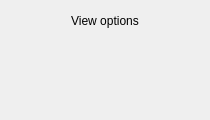
<?xml version="1.0" encoding="UTF-8"?>
<ui version="4.0">
 <class>FVOptionsPopup</class>
 <widget class="QWidget" name="FVOptionsPopup">
  <property name="geometry">
   <rect>
    <x>0</x>
    <y>0</y>
    <width>210</width>
    <height>120</height>
   </rect>
  </property>
  <property name="sizePolicy">
   <sizepolicy hsizetype="Preferred" vsizetype="Minimum">
    <horstretch>0</horstretch>
    <verstretch>0</verstretch>
   </sizepolicy>
  </property>
  <property name="minimumSize">
   <size>
    <width>210</width>
    <height>120</height>
   </size>
  </property>
  <property name="maximumSize">
   <size>
    <width>320</width>
    <height>600</height>
   </size>
  </property>
  <property name="windowTitle">
   <string>Form</string>
  </property>
  <layout class="QVBoxLayout" name="verticalLayout">
   <property name="spacing">
    <number>0</number>
   </property>
   <property name="leftMargin">
    <number>6</number>
   </property>
   <property name="topMargin">
    <number>9</number>
   </property>
   <property name="rightMargin">
    <number>6</number>
   </property>
   <property name="bottomMargin">
    <number>6</number>
   </property>
   <item>
    <widget class="QLabel" name="headerLabel">
     <property name="text">
      <string>View options</string>
     </property>
     <property name="alignment">
      <set>Qt::AlignCenter</set>
     </property>
    </widget>
   </item>
   <item>
    <spacer name="verticalSpacer">
     <property name="orientation">
      <enum>Qt::Vertical</enum>
     </property>
     <property name="sizeType">
      <enum>QSizePolicy::Fixed</enum>
     </property>
     <property name="sizeHint" stdset="0">
      <size>
       <width>20</width>
       <height>8</height>
      </size>
     </property>
    </spacer>
   </item>
   <item>
    <widget class="ContextMenuItem" name="viewSimpleButton" native="true">
     <property name="sizePolicy">
      <sizepolicy hsizetype="Preferred" vsizetype="Preferred">
       <horstretch>0</horstretch>
       <verstretch>0</verstretch>
      </sizepolicy>
     </property>
    </widget>
   </item>
   <item>
    <widget class="ContextMenuItem" name="viewExtendedButton" native="true"/>
   </item>
   <item>
    <widget class="ContextMenuItem" name="viewFoldersButton" native="true"/>
   </item>
  </layout>
 </widget>
 <customwidgets>
  <customwidget>
   <class>ContextMenuItem</class>
   <extends>QWidget</extends>
   <header>gui/customWidgets/ContextMenuItem.h</header>
   <container>1</container>
  </customwidget>
 </customwidgets>
 <resources/>
 <connections/>
</ui>
